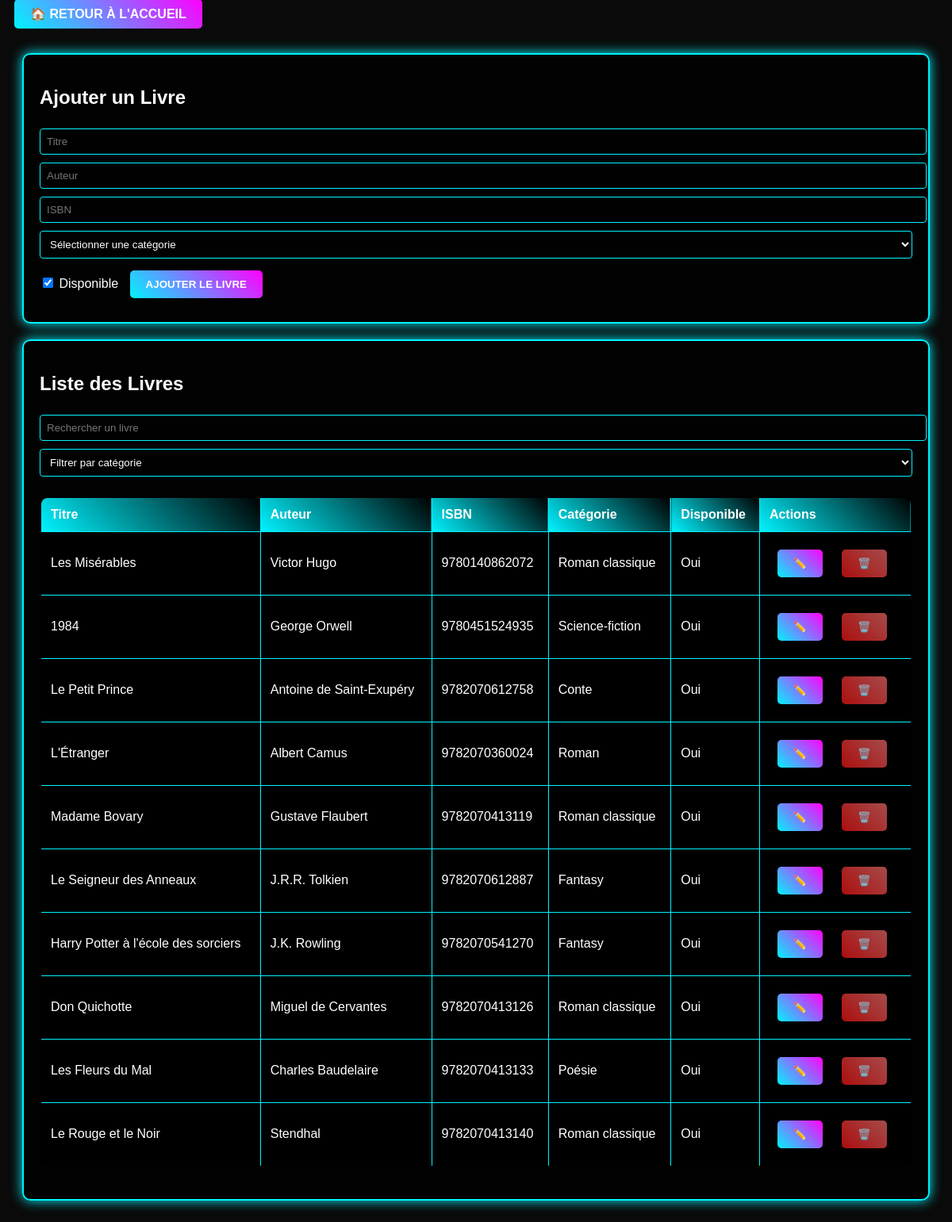
The app's page /livres.php with its own data.
### tables this page shows
CREATE TABLE IF NOT EXISTS livres (
    id INT PRIMARY KEY AUTO_INCREMENT,
    titre VARCHAR(200) NOT NULL,
    auteur VARCHAR(100) NOT NULL,
    isbn VARCHAR(13) UNIQUE,
    categorie VARCHAR(50) NOT NULL,
    disponible BOOLEAN DEFAULT true
);

### livres.php (the view, shortened to what this page needs)
<?php
require_once 'includes/db.php';
$query = "SELECT * FROM livres";
$livres = $pdo->query($query)->fetchAll();
?>
<!DOCTYPE html>
<html lang="fr">
<head>
    <link rel="stylesheet" href="styles/cyberpunk.css">
</head>
<body>
    <a href="index.php" class="cyber-button">🏠 Retour à l'accueil</a>
    <div class="container">
        <div class="cyber-card">
            <h2>Ajouter un Livre</h2>
            <form method="POST" class="cyber-form">
                <input type="text" name="titre" placeholder="Titre" required>
                <input type="text" name="auteur" placeholder="Auteur" required>
                <input type="text" name="isbn" placeholder="ISBN" required>
                <select name="categorie" required>
                    <option value="">Sélectionner une catégorie</option>
                </select>
                <label>
                    <input type="checkbox" name="disponible" checked> Disponible
                </label>
                <button type="submit" name="ajouter_livre" class="cyber-button">Ajouter le livre</button>
            </form>
        </div>
        <div class="cyber-card">
            <h2>Liste des Livres</h2>
            <input type="text" id="searchLivre" placeholder="Rechercher un livre" />
            <select id="filterCategorie">
                <option value="">Filtrer par catégorie</option>
            </select>
            <table class="cyber-table">
                <thead>
                    <tr>
                        <th>Titre</th>
                        <th>Auteur</th>
                        <th>ISBN</th>
                        <th>Catégorie</th>
                        <th>Disponible</th>
                        <th>Actions</th>
                    </tr>
                </thead>
                <tbody id="livresTableBody">
                    <?php foreach($livres as $livre): ?>
                    <tr>
                        <td><?= htmlspecialchars($livre['titre']) ?></td>
                        <td><?= htmlspecialchars($livre['auteur']) ?></td>
                        <td><?= htmlspecialchars($livre['isbn']) ?></td>
                        <td><?= htmlspecialchars($livre['categorie']) ?></td>
                        <td><?= $livre['disponible'] ? 'Oui' : 'Non' ?></td>
                        <td>
                            <button class="cyber-btn" onclick="editLivre(<?= $livre['id'] ?>)">✏️</button>
                            <button class="cyber-btn2" onclick="deleteLivre(<?= $livre['id'] ?>)">🗑️</button>
                        </td>
                    </tr>
                    <?php endforeach; ?>
                </tbody>
            </table>
        </div>
    </div>
</body>
</html>

### styles/cyberpunk.css (style rules this page uses)
:root { --neon-blue: #00f3ff; --neon-pink: #ff00ff; --dark-bg: #0a0a0a; --cyber-yellow: #f0db4f; --neon-red: #ff0000; }
body { background-color: var(--dark-bg); color: #fff; font-family: 'Rajdhani', sans-serif; }
.cyber-button { background: linear-gradient(45deg, var(--neon-blue), var(--neon-pink)); border: none; color: white; padding: 10px 20px; border-radius: 5px; text-transform: uppercase; font-weight: bold; cursor: pointer; transition: all 0.3s ease; margin: 10px; text-decoration: none; }
table { background: rgba(0, 0, 0, 0.8); border: 2px solid var(--neon-blue); border-collapse: collapse; width: 100%; margin: 20px 0; border-radius: 10px; overflow: hidden; }
th, td { border: 1px solid var(--neon-blue); padding: 12px; text-align: left; }
th { background: linear-gradient(45deg, var(--neon-blue), transparent); color: white; }
input[type="text"], input[type="number"], input[type="date"], select { background: rgba(0, 0, 0, 0.6); border: 1px solid var(--neon-blue); color: white; padding: 8px; margin: 5px 0; border-radius: 4px; width: 100%; transition: border-color 0.3s; }
.cyber-btn { background-color: green; color: white; padding: 14px; }
.cyber-card { background: rgba(0, 0, 0, 0.8); border: 2px solid var(--neon-blue); border-radius: 10px; padding: 20px; margin: 20px 0; box-shadow: 0 0 15px var(--neon-blue); transition: transform 0.3s; }
.cyber-btn, .cyber-button { background: linear-gradient(45deg, var(--neon-blue), var(--neon-pink)); border: none; color: white; padding: 10px 20px; border-radius: 5px; text-transform: uppercase; font-weight: bold; cursor: pointer; transition: all 0.3s ease; margin: 10px; }
.container { max-width: 1200px; margin: 0 auto; padding: 20px; }
input[type="text"], input[type="number"], select { background: rgba(0, 0, 0, 0.6); border: 1px solid var(--neon-blue); color: white; padding: 8px; margin: 5px 0; border-radius: 4px; width: 100%; transition: border-color 0.3s; }
.cyber-btn2 { background: linear-gradient(45deg,rgb(172, 14, 14),rgb(165, 75, 75)); border: none; color: white; padding: 10px 20px; border-radius: 5px; text-transform: uppercase; font-weight: bold; cursor: pointer; transition: all 0.3s ease; margin: 10px; }
.cyber-btn, .cyber-btn2 { transition: transform 0.3s; }
.cyber-card { animation: fadeIn 0.5s; }

### records on screen
livres: titre "Les Misérables", auteur "Victor Hugo", isbn "9780140862072", categorie "Roman classique", disponible "Oui"
livres: titre "1984", auteur "George Orwell", isbn "9780451524935", categorie "Science-fiction", disponible "Oui"
livres: titre "Le Petit Prince", auteur "Antoine de Saint-Exupéry", isbn "9782070612758", categorie "Conte", disponible "Oui"
livres: titre "L'Étranger", auteur "Albert Camus", isbn "9782070360024", categorie "Roman", disponible "Oui"
livres: titre "Madame Bovary", auteur "Gustave Flaubert", isbn "9782070413119", categorie "Roman classique", disponible "Oui"
livres: titre "Le Seigneur des Anneaux", auteur "J.R.R. Tolkien", isbn "9782070612887", categorie "Fantasy", disponible "Oui"
livres: titre "Harry Potter à l'école des sorciers", auteur "J.K. Rowling", isbn "9782070541270", categorie "Fantasy", disponible "Oui"
livres: titre "Don Quichotte", auteur "Miguel de Cervantes", isbn "9782070413126", categorie "Roman classique", disponible "Oui"
livres: titre "Les Fleurs du Mal", auteur "Charles Baudelaire", isbn "9782070413133", categorie "Poésie", disponible "Oui"
livres: titre "Le Rouge et le Noir", auteur "Stendhal", isbn "9782070413140", categorie "Roman classique", disponible "Oui"
